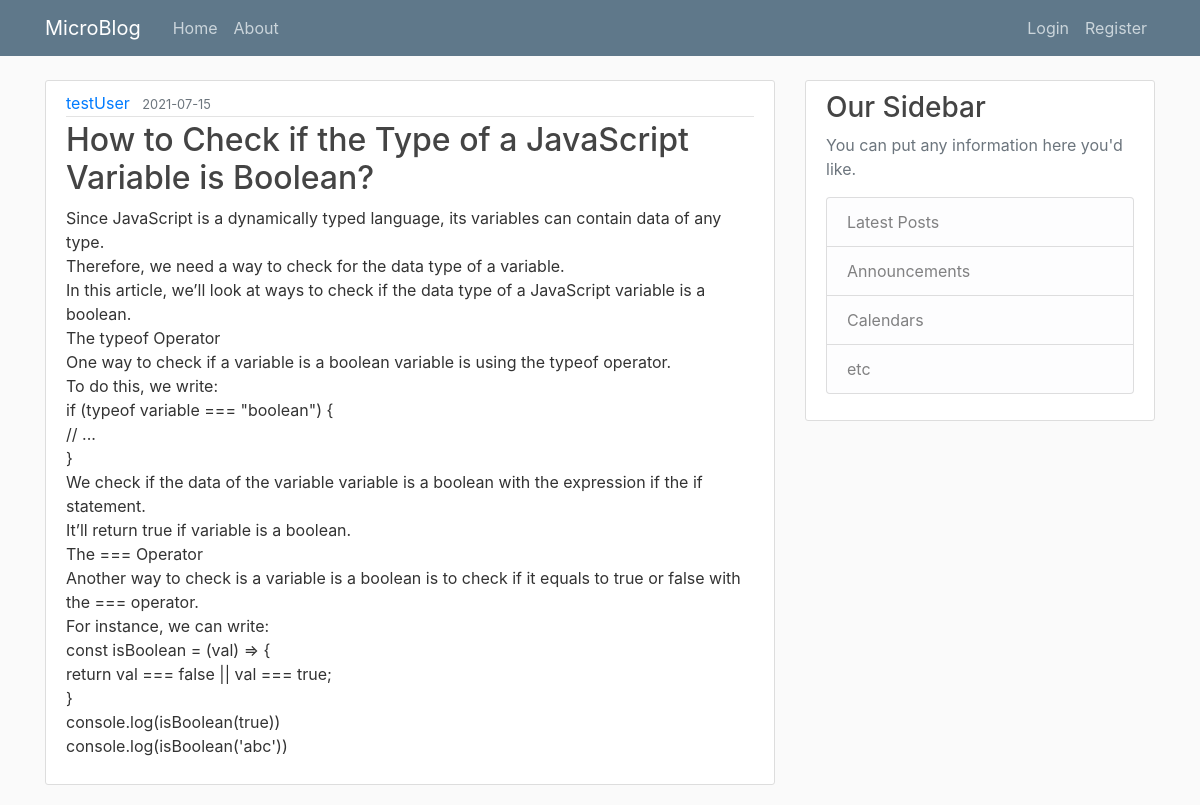
Screenshot of /post/3 with the database file from the repository.
### microblog/models.py (models this page shows, shortened)
class User(db.Model, UserMixin):
    id = db.Column(db.Integer, primary_key=True)
    username = db.Column(db.String(30), unique=True, nullable=False)
    email = db.Column(db.String(120), unique=True, nullable=False)
    password = db.Column(db.String(60), nullable=False)
    image_file = db.Column(db.String(20), nullable=False,
                           default='default.jpg')
    posts = db.relationship('Post', backref='author', lazy=True)

class Post(db.Model):
    id = db.Column(db.Integer, primary_key=True)
    title = db.Column(db.String(60), nullable=False)
    content = db.Column(db.Text, nullable=False)
    date_posted = db.Column(db.DateTime, nullable=False,
                            default=datetime.utcnow)
    user_id = db.Column(db.Integer, db.ForeignKey('user.id'), nullable=False)

### microblog/routes.py (the view)
@app.route('/post/<int:post_id>', methods=['post', 'get'])
def view_post(post_id):
    post = Post.query.get_or_404(post_id)
    return render_template('post.html', title=post.title, post=post)

### microblog/templates/post.html (shortened to what this page needs)
{% extends "layout.html" %}
{% block content %}
<article class="media content-section">
    <div class="media-body">
        <div class="article-metadata">
            <a class=" mr-2" href="{{ url_for('user_posts', username=post.author.username) }}">{{ post.author.username }}</a>
            <small class="text-muted">{{ post.date_posted.strftime('%Y-%m-%d') }}</small>
        </div>
        <h2 class="article-title">{{ post.title }}</h2>
        <p class="article-content">{{ post.content }}</p>
    </div>
</article>
{% endblock content %}

### microblog/static/main.css (style rules this page uses)
body { background: #fafafa; color: #333333; margin-top: 5rem; }
h1, h2, h3, h4, h5, h6 { color: #444444; }
.content-section { background: #ffffff; padding: 10px 20px; border: 1px solid #dddddd; border-radius: 3px; margin-bottom: 20px; }
.article-title { color: #444444; }
.article-content { white-space: pre-line; }
.article-metadata { padding-bottom: 1px; margin-bottom: 4px; border-bottom: 1px solid #e3e3e3 }

### rows the page displays
User: author.username "testUser"
Post: date_posted "2021-07-15", title "How to Check if the Type of a JavaScript Variable is Boolean?", content "Since JavaScript is a dynamically typed language, its variables can contain data of any type. Therefore, we need a way to check for the data type of a variable. In this article, we’ll look at ways to check if the data type of a JavaScript variable is a boolean. The typeof Operator One way to check if a variable is a boolean variable is using the typeof operator. To do this, we write: if (typeof variable === \"boolean\") { // ... } We check if the data of the variable variable is a boolean with the expression if the if statement. It’ll return true if variable is a boolean. The === Operator Another way to check is a variable is a boolean is to check if it equals to true or false with the ===…"
